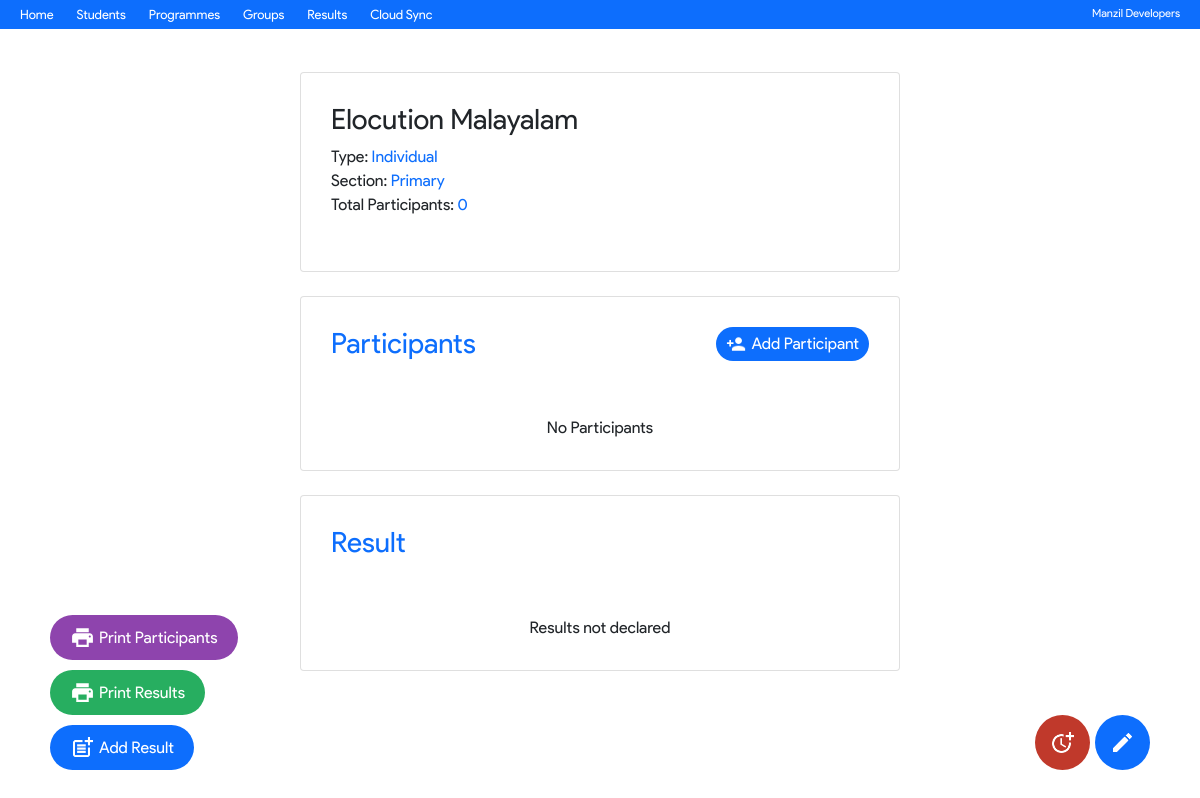
The page /singleProgram.php?id=151 on the database its author committed.
### tables this page shows
CREATE TABLE `program` (
  `id` int(11) NOT NULL,
  `name` varchar(255) NOT NULL,
  `section` varchar(5) NOT NULL,
  `addedOn` timestamp NOT NULL DEFAULT current_timestamp(),
  `type` varchar(5) DEFAULT NULL,
  `isCompleted` int(1) DEFAULT NULL,
  `resultDeclared` int(1) DEFAULT NULL,
  `rules` longtext DEFAULT NULL,
  `topics` longtext DEFAULT NULL
);

### inc/common.php (called while the page is built, shortened)
<?php
function getSection($sec)
{
  switch ($sec) {
    case 'pr':
      return "Primary";
      break;
  }
}
function getProgramType($code)
{
  if ($code == 's') {
    return "Individual";
  } else {
    return "Group";
  }
}

### singleProgram.php (the view, shortened to what this page needs)
<!DOCTYPE html>
<html lang="en">
<head>
<?php include 'inc/head.php';
include 'inc/common.php';
?>
    <link rel="stylesheet" href="css/style.css">
</head>
<body>
   <?php include'inc/nav.php';
   $id = mysqli_real_escape_string($conn, $_GET['id']);
   $sql = "SELECT * FROM program WHERE id=$id";
   $res = mysqli_query($conn, $sql);
   $row = mysqli_fetch_assoc($res);
   ?>
<div class="card centerCard">
<?php
$name = $row['name'];
echo '<h3>'.$row['name'].'</h3>';
echo '<div>Type: <span class="grName">'.getProgramType($row['type']).'</span></div>';
echo '<div>Section: <span class="grName">'.getSection( $row['section']).'</span></div>';
$participantSql = "SELECT * FROM programlist WHERE programid = $id";
$particRes = mysqli_query($conn, $participantSql);
$num_rows = mysqli_num_rows($particRes);
echo '<div>Total Participants: <span class="grName">'.$num_rows.'</span></div>';
?>
<br>
</div>
<br>
<div class="card centerCard" id="partis">
<div class="subHeading"><h3 style="color: #0D6EFD;">Participants</h3>
<a href="addParticipant.php?id=<?php echo $id;?>&name=<?php echo $row['name']; ?>">
<div class="subBtn">
<img src="img/add_person.png" style="width: 20px; margin-right:5px;" alt="">
Add Participant</div></a>
</div>
<?php
if(mysqli_num_rows($particRes)>0){
    while($row1 = mysqli_fetch_assoc($particRes)){
        $sngleId =  $row1['studentid'];
        $singleSQL = "SELECT name, chest FROM students WHERE id=$sngleId";
        $sngleRes = mysqli_query($conn, $singleSQL);
        $r = mysqli_fetch_assoc($sngleRes);
        $finalRowId =  $row1['id'];
        echo '<a href="singleStudent.php?id='.$row1['studentid'].'" style="color:#000;">
        <div class="snRow">
        <div class="distance">
        <div style="display:flex;">
        '.$r['name'].' <span class="chestNum">'.$r['chest'].'</span></div>
        <a onClick="deleteParticipant('.$finalRowId.')">
        <div class="dlt"><img src="img/delete.png" width="25px" alt="">
        </div></a>
        </div>
        </div></a>';
    }
}else{
    echo'<br><br><center>No Participants</center>';
}
?>
</div>
<br>
<div class="card centerCard" id="partis">
<div class="subHeading"><h3 style="color: #0D6EFD;">Result</h3>
</div>
<?php
$resultSQL = "SELECT * FROM programlist WHERE programid = $id AND rank>0 ORDER BY rank ASC";
$resultRes = mysqli_query($conn, $resultSQL);
if(mysqli_num_rows($resultRes)>0){
        while($row2 = mysqli_fetch_assoc($resultRes)){
            $sngleId =  $row2['studentid'];
            $singleSQL = "SELECT name, chest FROM students WHERE id=$sngleId";
            $sngleRes = mysqli_query($conn, $singleSQL);
            $r2 = mysqli_fetch_assoc($sngleRes);
            $finalRowId =  $row2['id'];
            echo '<a href="singleStudent.php?id='.$row2['studentid'].'" style="color:#000;">
            <div class="snRow">
            <div class="distance">
            <div style="display:flex;">
            <span class="rank">'.$row2['rank'].'</span>
            '.$r2['name'].' <span class="chestNum">'.$r2['chest'].'</span></div>
            </div>
            </div></a>';
        }
}else{
    echo'<br><br><center>Results not declared</center>';
}
?>
</div>
<a href="editProgram.php?id=<?php echo $id; ?>">
<div class="floating">
<img src="img/edit.png" width="25px" alt="">
</div>
</a>
<a href="scheduleProgram.php?id=<?php echo $id; ?>">
<div class="floating" style="margin-right:60px; background:#c0392b !important;">
<img src="img/schedule.png" width="25px" alt="">
</div>
</a>
<a href="addResult.php?id=<?php echo $id; ?>">
<div class="floatingLeft">
<img src="img/add_result.png" style="margin-right: 4px;" width="25px" alt="">
 Add Result
</div>
</a>
<a href="print/participants.php?id=<?php echo $id; ?>&name=<?php echo $name; ?>">
<div class="floatingLeft" style="background:#8e44ad; bottom:140px;">
<img src="img/print.svg" style="margin-right: 4px;" width="25px" alt="">
 Print Participants
</div>
</a>
<a href="print/results.php?id=<?php echo $id; ?>&name=<?php echo $name; ?>">
<div class="floatingLeft" style="background:#27ae60; bottom:85px;">
<img src="img/print.svg" style="margin-right: 4px;" width="25px" alt="">
 Print Results
</div>
</a>
</body>
</html>

### css/style.css (style rules this page uses)
body { font-family: 'MGregular'; margin: 0; }
body a { text-decoration: none; }
.centerCard { width: 50%; margin-left: 25%; padding: 30px; }
.grName { color: #0D6EFD; }
.floating { position: fixed; right: 50px; bottom: 30px; background: #0D6EFD; color: #fff; padding: 10px; border-radius: 50%; height: 55px; width: 55px; display: -webkit-box; display: -ms-flexbox; display: flex; -webkit-box-align: center; -ms-flex-align: center; align-items: center; -webkit-box-pack: center; -ms-flex-pack: center; justify-content: center; text-align: center; vertical-align: middle; }
.floatingLeft { position: fixed; left: 50px; bottom: 30px; background: #0D6EFD; color: #fff; padding: 10px 20px; border-radius: 50px; display: -webkit-box; display: -ms-flexbox; display: flex; -webkit-box-align: center; -ms-flex-align: center; align-items: center; -webkit-box-pack: center; -ms-flex-pack: center; justify-content: center; text-align: center; vertical-align: middle; }
.subHeading { display: -webkit-box; display: -ms-flexbox; display: flex; -webkit-box-pack: justify; -ms-flex-pack: justify; justify-content: space-between; }
.subHeading .subBtn { background: #0D6EFD; padding: 5px 10px; border-radius: 50px; color: #fff; display: -webkit-box; display: -ms-flexbox; display: flex; -webkit-box-align: center; -ms-flex-align: center; align-items: center; -webkit-box-pack: center; -ms-flex-pack: center; justify-content: center; -webkit-user-select: none; -moz-user-select: none; -ms-user-select: none; user-select: none; }

### rows shown on the page
program: name "Elocution Malayalam", type "Individual", section "Primary"

### other values the page prints
$num_rows "0"
